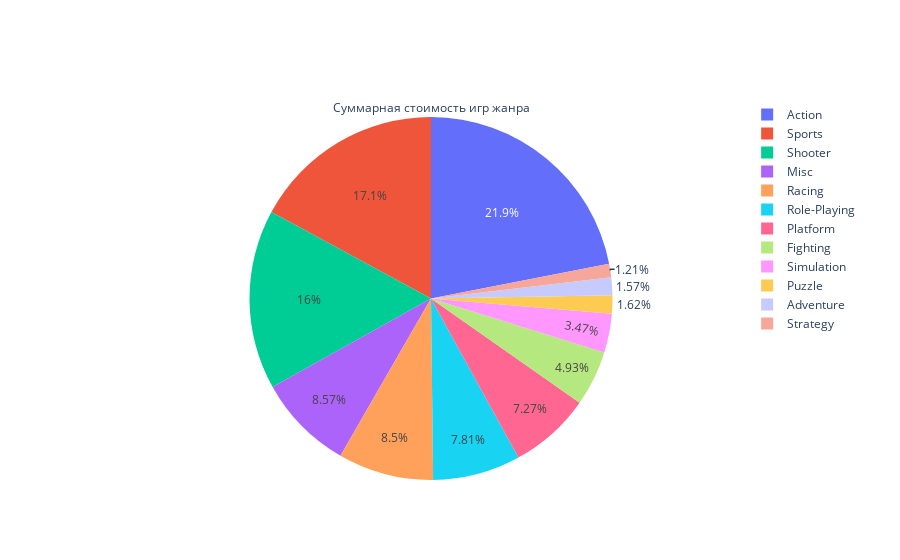

The cell this chart's notebook holds for it:
### Markdown cell above
#### 4 Построить любой график (связанный с вашими данными) с помощью plotly

### Code cell
labels = df_games['Genre']
values = df_games['NA_sales']
fig = go.Figure()
fig.add_trace(go.Pie(values=values, labels=labels, title='Суммарная стоимость игр жанра'))
fig.show()

### Figure 1 — Plotly figure (JSON) as saved in the notebook; plotly's stock layout.template omitted (floating-point values rounded to 4 significant figures; data arrays with more than 128 entries replaced by an {"elided": "..."} marker saying what was removed)
{"data": [{"labels": {"elided": "7878 str values"}, "title": {"text": "Суммарная стоимость игр жанра"}, "type": "pie", "values": {"elided": "7878 float values"}}], "layout": {}}
